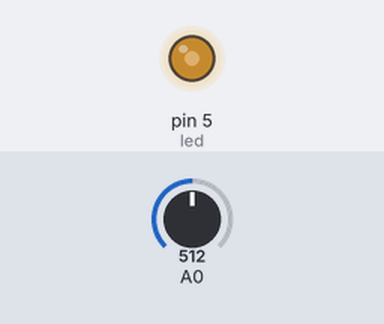
The sketch below on a simulated Arduino Uno, built with avr-gcc and run on an emulated ATmega328P. Shown: output pins drawn as LEDs (lit = HIGH). The test bench sets the inputs (shaded band); at power-on: A0 = 512.

Above: at 1.2 s.
1.3 s: A0 set to 716
At 2.0 s:
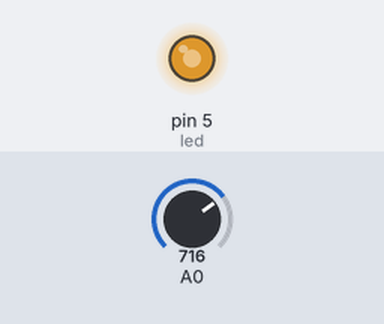
2.8 s: A0 set to 900
At 3.2 s:
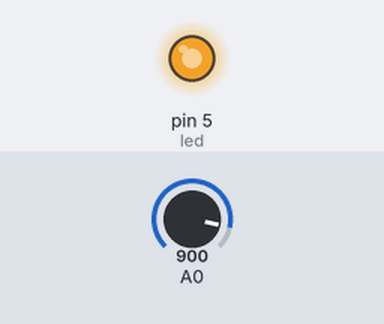
4.3 s: A0 set to 122
At 5.5 s:
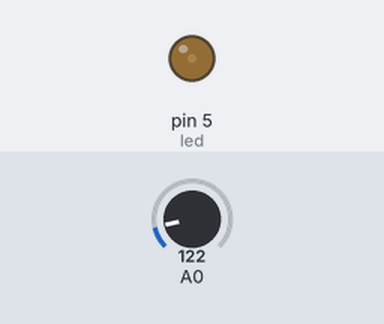
5.8 s: A0 set to 0
At 6.6 s:
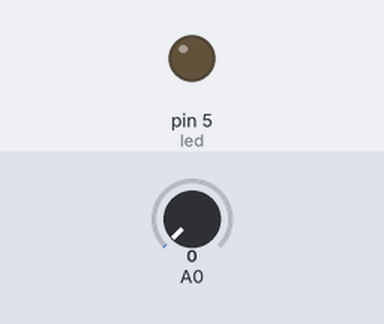
Timing chart, 0 to 8.3 s (numbered marks = the images above; inputs shaded):
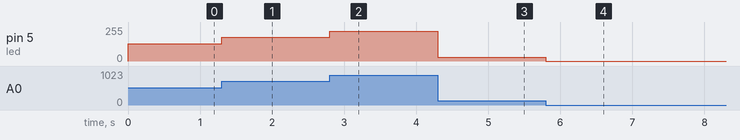

Measured:
- after the input at 1.3 s, pin 5 (led): 128/255 → 179/255 at once
- after the input at 2.8 s, pin 5 (led): 179/255 → 225/255 at once
- after the input at 4.3 s, pin 5 (led): 225/255 → 30/255 at once
- after the input at 5.8 s, pin 5 (led): 30/255 → 0/255 at once

The sketch:

led-potansiometr.ino
```cpp
int led=5;
int val;
void setup() {
  pinMode(led,OUTPUT);

  Serial.begin(9600);

  // put your setup code here, to run once:

}

void loop() {
 val= analogRead(A0);
      analogWrite(led,val/4);
  // put your main code here, to run repeatedly:

}
```
